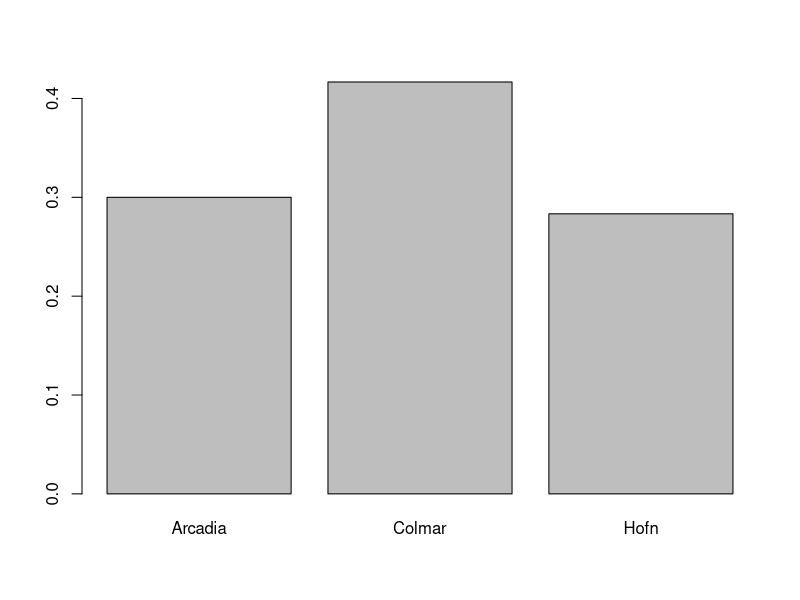
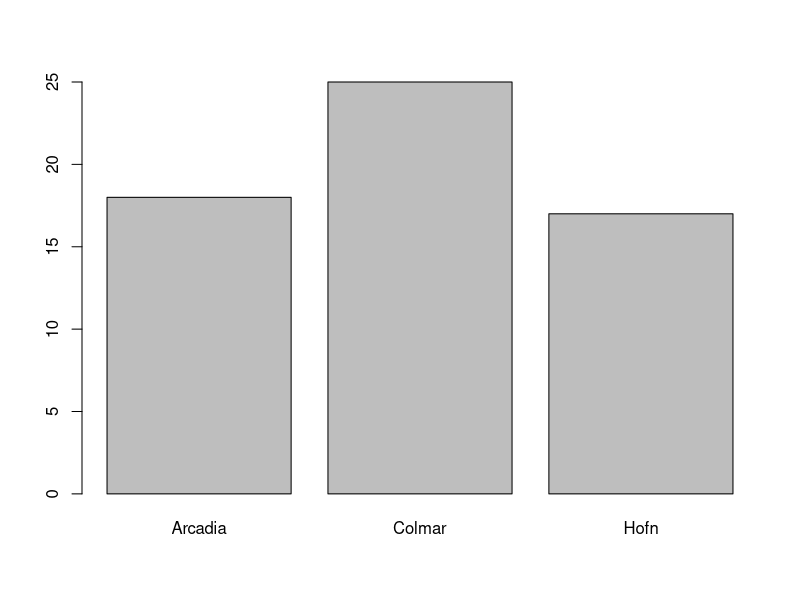
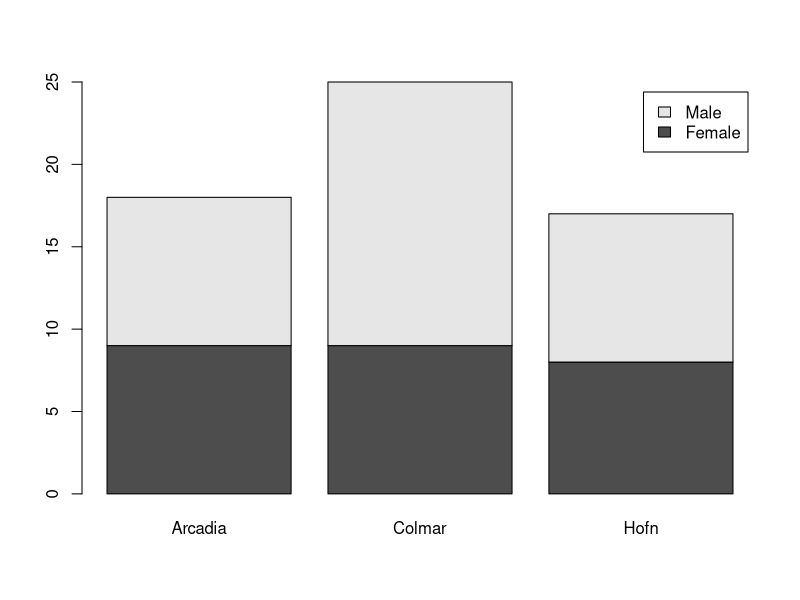
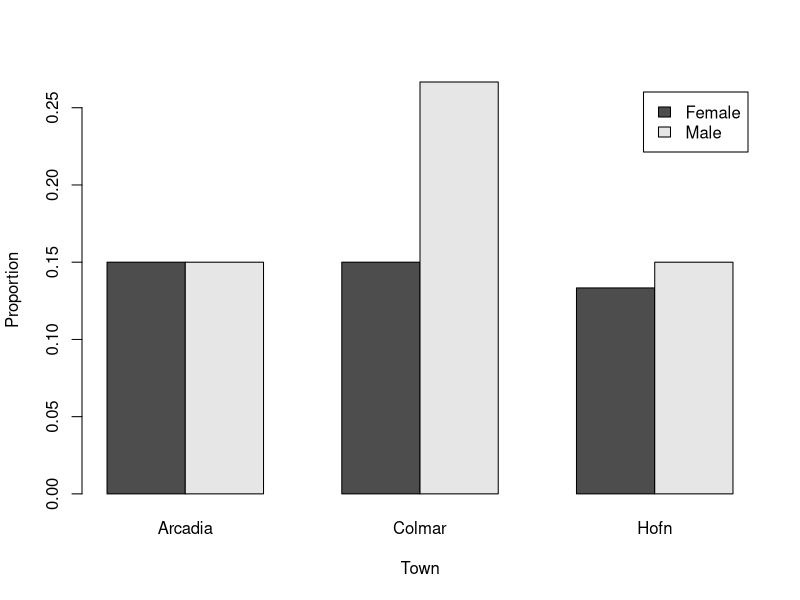
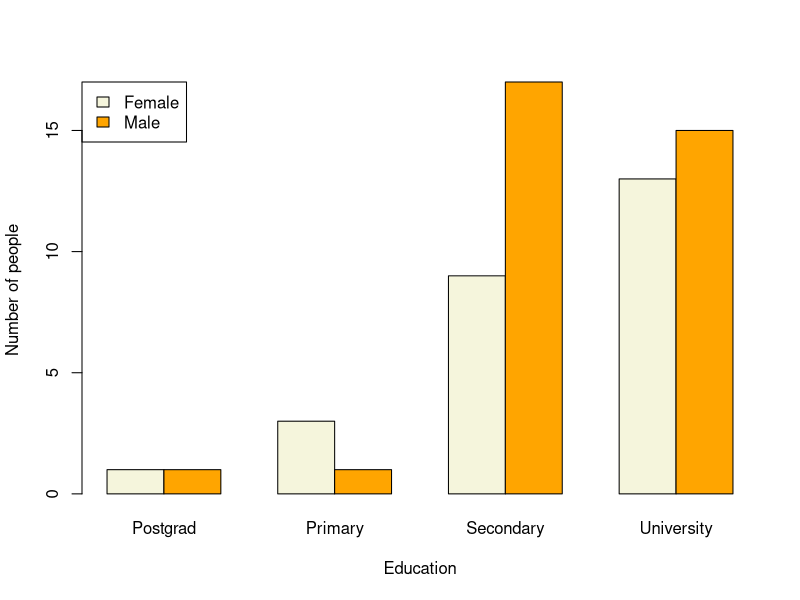
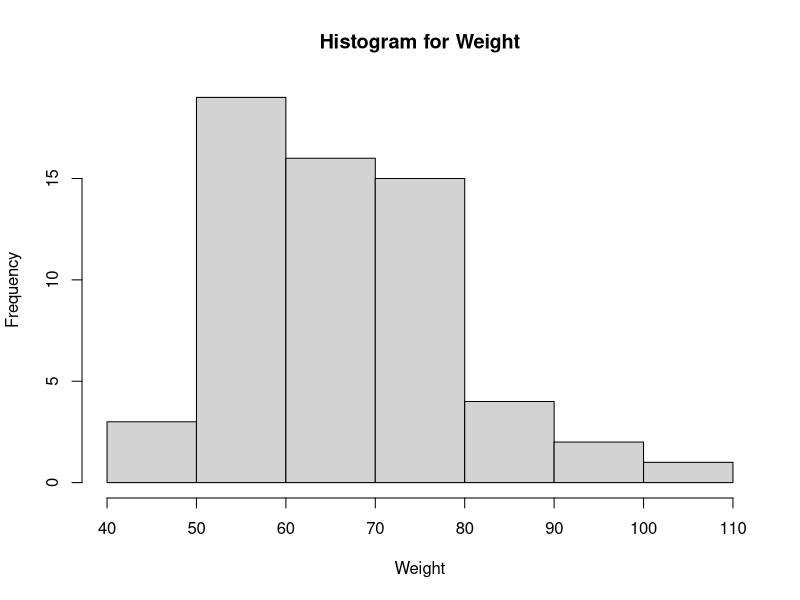
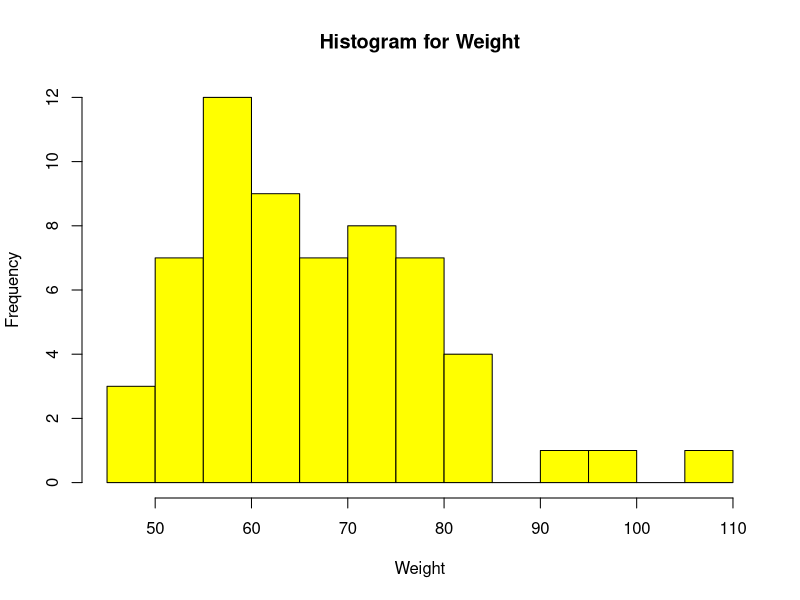
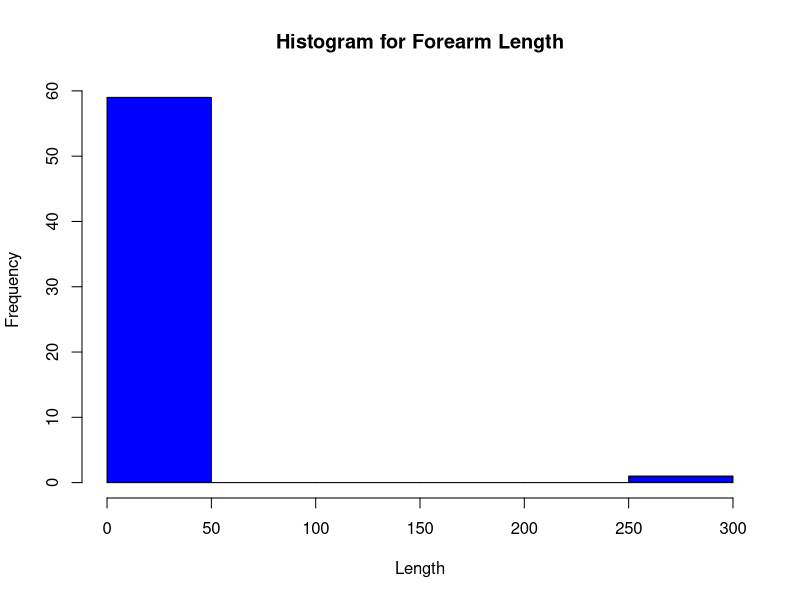

R code for these plots, in order:
## Lecture 2


## Read data

survey = read.csv("M2Survey.csv")

## Categorical variable table

addmargins(table(survey$Town))

addmargins(prop.table(table(survey$Town)))

## Bar chart with proportions

library(lattice)

barplot(prop.table(table(survey$Town)))

## Bar chart with frequencies

barplot(table(survey$Town))

## Bar chart by sex and town

barplot(table(survey$Sex, survey$Town), legend.text = TRUE) ##Stack bar


TownSex = prop.table(table(survey$Sex, survey$Town)) ## First create proportions

barplot(TownSex, legend.text = TRUE, beside = TRUE, 
        ylab="Proportion", xlab = "Town")


## Two categorical variables

## Contingency tables

addmargins(table(survey$Sex, survey$Education))

## Contingency table with proportions

prop.table(table(survey$Sex, survey$Education), 1)


## Group bar chart for two categorical variables

barplot(table(survey$Sex, survey$Education), 
        beside=TRUE, legend=TRUE, xlab="Education", 
        ylab="Number of people", 
        col=c("beige", "orange"), 
        args.legend=list(x="topleft"))



## Histograms

hist(survey$Weight, main="Histogram for Weight", xlab="Weight")

hist(survey$Weight, col="yellow", main="Histogram for Weight", xlab="Weight", breaks = 12)


hist(survey$Forearm, col="blue", main="Histogram for Forearm Length", 
     xlab="Length")

### Remove the outlier and draw histogram again

outlier = which(survey$Forearm==260) 
survey1 = survey[-c(outlier), ]
hist(survey1$Forearm, col="blue", main="Histogram for Forearm Length", 
     xlab="Length - cm")


hist(survey$Weight, freq=FALSE, main="Histogram for Weight", xlab="Weight") ## Replace frequency by density


## Density plot

plot(density(survey$Weight), 
main="Density Plot for Weight", xlab = "Weight - kg")



## Descriptive summary measures

mean(survey$Weight)

aggregate(Height~Sex, data=survey, mean)

## Find percentiles

quantile(survey$Weight, probs =0.13)

quantile(survey$Weight, probs = c(.25, .5, .75))


## Qunatile plot

y=ppoints(length(survey$Weight)) ## To create quantiles
qqplot(y, survey$Weight, type="o", col="blue", 
       xlab="Quantile", ylab="Weight - kg", 
       main = "Qunatile Plot for Weight")
abline(v = 0.50, lty="dotted", col = "red")
abline(v = 0.25, lty="dashed", col = "green")
abline(v = 0.75, lty="dotted", col = "green")

## Five number summary - boxplot

fivenum(survey$Height)

boxplot(survey$Height)

boxplot(survey$Height, horizontal=TRUE, main = "Boxplot for Height", xlab="Height-cm")

boxplot(Weight~Sex, data=survey)


## Range
range(survey$Weight)

## IQR

IQR(survey$Weight)

## Standard deviation

sd(survey$Weight)

aggregate(Weight~Sex, data=survey, sd)

## Scatter plots

plot(survey$Height, survey$Weight, main="Scatter plot", xlab="Height-cm", ylab="Weight-Kg")

cor(survey$Height, survey$Weight)




## Change the category order

survey$Education = factor(survey$Education, levels=c("Primary", "Secondary", "University", "Postgrad"))

barplot(table(survey$Sex, survey$Education), 
        beside=TRUE, legend=TRUE, xlab="Education", 
        ylab="Number of people", 
        col=c("beige", "orange"), 
        args.legend=list(x="topleft"))



